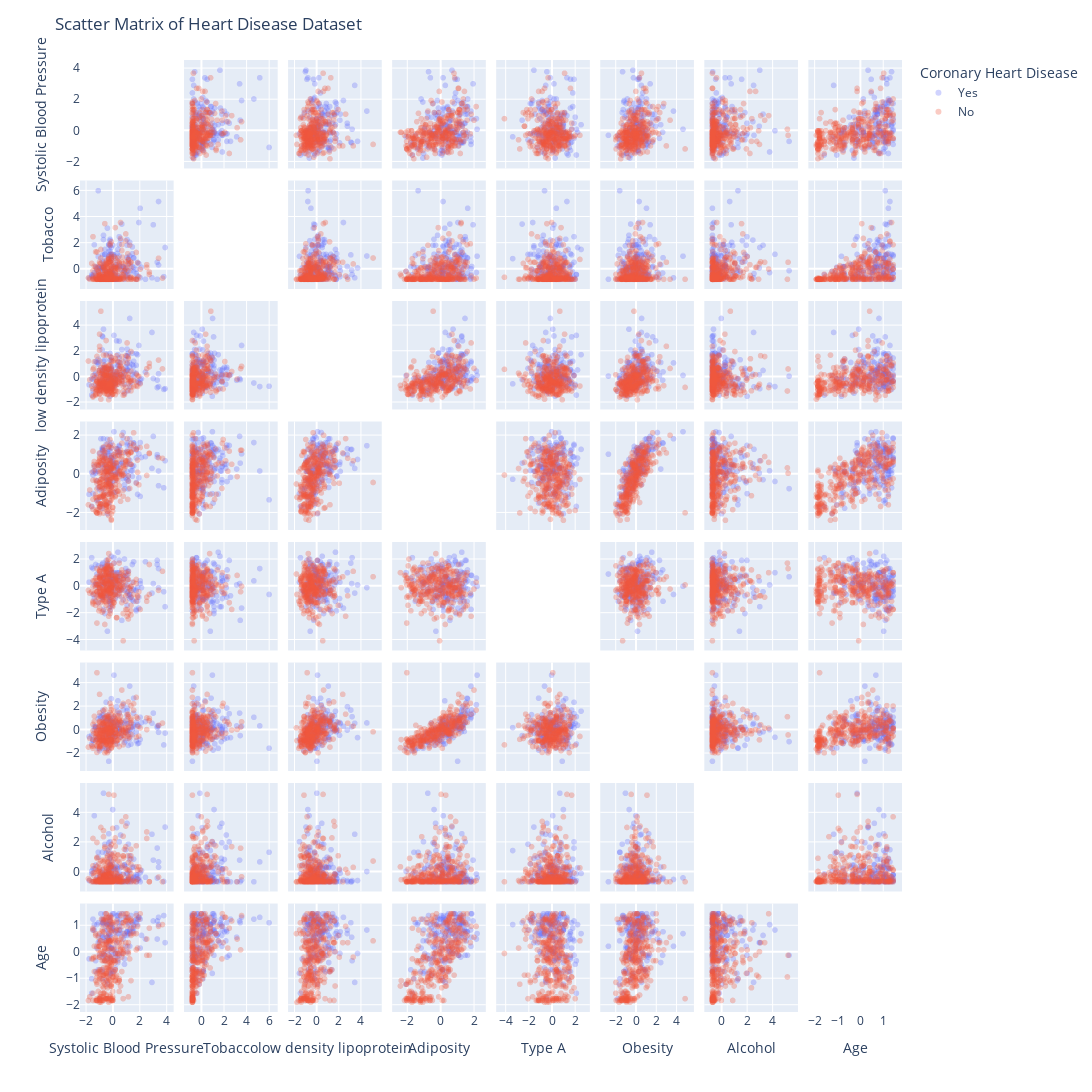

The cell this chart's notebook holds for it:
### Code cell
fig = px.scatter_matrix(
    df_clean_std,
    dimensions=features,
    color=df_clean['chd'],
    labels={'color':'Coronary Heart Disease','sbp':'Systolic Blood Pressure', 'tobacco':'Tobacco', 'ldl':'low density lipoprotein', 'adiposity':'Adiposity', 'typea':'Type A', 'obesity':'Obesity', 'alcohol':'Alcohol', 'age':'Age'},
    width=1300,
    height=1300,
    opacity=0.3,
)

fig.update_traces(diagonal_visible=False)
fig.update_layout(title='Scatter Matrix of Heart Disease Dataset')

fig.show()

### Figure 1 — Plotly figure (JSON) as saved in the notebook; plotly's stock layout.template omitted (floating-point values rounded to 4 significant figures; data arrays with more than 128 entries replaced by an {"elided": "..."} marker saying what was removed)
{"data": [{"diagonal": {"visible": false}, "dimensions": [{"axis": {"matches": true}, "label": "Systolic Blood Pressure", "values": {"elided": "160 float values"}}, {"axis": {"matches": true}, "label": "Tobacco", "values": {"elided": "160 float values"}}, {"axis": {"matches": true}, "label": "low density lipoprotein", "values": {"elided": "160 float values"}}, {"axis": {"matches": true}, "label": "Adiposity", "values": {"elided": "160 float values"}}, {"axis": {"matches": true}, "label": "Type A", "values": {"elided": "160 float values"}}, {"axis": {"matches": true}, "label": "Obesity", "values": {"elided": "160 float values"}}, {"axis": {"matches": true}, "label": "Alcohol", "values": {"elided": "160 float values"}}, {"axis": {"matches": true}, "label": "Age", "values": {"elided": "160 float values"}}], "hovertemplate": "Coronary Heart Disease=Yes<br>%{xaxis.title.text}=%{x}<br>%{yaxis.title.text}=%{y}<extra></extra>", "legendgroup": "Yes", "marker": {"color": "#636efa", "opacity": 0.3, "symbol": "circle"}, "name": "Yes", "showlegend": true, "type": "splom"}, {"diagonal": {"visible": false}, "dimensions": [{"axis": {"matches": true}, "label": "Systolic Blood Pressure", "values": {"elided": "302 float values"}}, {"axis": {"matches": true}, "label": "Tobacco", "values": {"elided": "302 float values"}}, {"axis": {"matches": true}, "label": "low density lipoprotein", "values": {"elided": "302 float values"}}, {"axis": {"matches": true}, "label": "Adiposity", "values": {"elided": "302 float values"}}, {"axis": {"matches": true}, "label": "Type A", "values": {"elided": "302 float values"}}, {"axis": {"matches": true}, "label": "Obesity", "values": {"elided": "302 float values"}}, {"axis": {"matches": true}, "label": "Alcohol", "values": {"elided": "302 float values"}}, {"axis": {"matches": true}, "label": "Age", "values": {"elided": "302 float values"}}], "hovertemplate": "Coronary Heart Disease=No<br>%{xaxis.title.text}=%{x}<br>%{yaxis.title.text}=%{y}<extra></extra>", "legendgroup": "No", "marker": {"color": "#EF553B", "opacity": 0.3, "symbol": "circle"}, "name": "No", "showlegend": true, "type": "splom"}], "layout": {"dragmode": "select", "height": 1300, "legend": {"title": {"text": "Coronary Heart Disease"}, "tracegroupgap": 0}, "margin": {"t": 60}, "title": {"text": "Scatter Matrix of Heart Disease Dataset"}, "width": 1300}}
